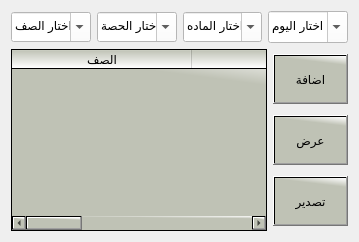
                         <widget class="QWidget" name="tab_310">
                          <attribute name="title">
                           <string>اضافة جدوا جديد</string>
                          </attribute>
                          <layout class="QGridLayout" name="gridLayout_29">
                           <item row="0" column="0">
                            <layout class="QHBoxLayout" name="horizontalLayout_22">
                             <item>
                              <layout class="QVBoxLayout" name="verticalLayout_22" stretch="15,85">
                               <item>
                                <layout class="QHBoxLayout" name="horizontalLayout_16">
                                 <item>
                                  <widget class="QComboBox" name="combChosseClass">
                                   <property name="maximumSize">
                                    <size>
                                     <width>150</width>
                                     <height>30</height>
                                    </size>
                                   </property>
                                   <property name="styleSheet">
                                    <string notr="true">color: rgb(0, 0, 0);
font: 10pt &quot;MS Shell Dlg 2&quot;;
background-color: rgb(255, 255, 255);</string>
                                   </property>
                                   <property name="editable">
                                    <bool>true</bool>
                                   </property>
                                   <property name="currentText">
                                    <string>اختار الصف</string>
                                   </property>
                                  </widget>
                                 </item>
                                 <item>
                                  <widget class="QComboBox" name="combChosseSession">
                                   <property name="maximumSize">
                                    <size>
                                     <width>150</width>
                                     <height>30</height>
                                    </size>
                                   </property>
                                   <property name="styleSheet">
                                    <string notr="true">color: rgb(0, 0, 0);
font: 10pt &quot;MS Shell Dlg 2&quot;;
background-color: rgb(255, 255, 255);</string>
                                   </property>
                                   <property name="editable">
                                    <bool>true</bool>
                                   </property>
                                   <property name="currentText">
                                    <string>اختار الحصة</string>
                                   </property>
                                  </widget>
                                 </item>
                                 <item>
                                  <widget class="QComboBox" name="combChosseSubject">
                                   <property name="maximumSize">
                                    <size>
                                     <width>150</width>
                                     <height>30</height>
                                    </size>
                                   </property>
                                   <property name="styleSheet">
                                    <string notr="true">color: rgb(0, 0, 0);
font: 10pt &quot;MS Shell Dlg 2&quot;;
background-color: rgb(255, 255, 255);</string>
                                   </property>
                                   <property name="editable">
                                    <bool>true</bool>
                                   </property>
                                   <property name="currentText">
                                    <string>اختار الماده</string>
                                   </property>
                                  </widget>
                                 </item>
                                 <item>
                                  <widget class="QComboBox" name="combChosseDay">
                                   <property name="maximumSize">
                                    <size>
                                     <width>150</width>
                                     <height>40</height>
                                    </size>
                                   </property>
                                   <property name="styleSheet">
                                    <string notr="true">color: rgb(0, 0, 0);
font: 10pt &quot;MS Shell Dlg 2&quot;;
background-color: rgb(255, 255, 255);</string>
                                   </property>
                                   <property name="editable">
                                    <bool>true</bool>
                                   </property>
                                   <property name="currentText">
                                    <string>اختار اليوم</string>
                                   </property>
                                   <property name="sizeAdjustPolicy">
                                    <enum>QComboBox::AdjustToContentsOnFirstShow</enum>
                                   </property>
                                   <property name="modelColumn">
                                    <number>0</number>
                                   </property>
                                   <item>
                                    <property name="text">
                                     <string>اختار اليوم</string>
                                    </property>
                                   </item>
                                  </widget>
                                 </item>
                                </layout>
                               </item>
                               <item>
                                <layout class="QGridLayout" name="gridLayout_6">
                                 <item row="0" column="1">
                                  <layout class="QVBoxLayout" name="verticalLayout_21">
                                   <item>
                                    <widget class="QPushButton" name="btnAddNewStudentSchedule">
                                     <property name="maximumSize">
                                      <size>
                                       <width>150</width>
                                       <height>50</height>
                                      </size>
                                     </property>
                                     <property name="layoutDirection">
                                      <enum>Qt::LeftToRight</enum>
                                     </property>
                                     <property name="styleSheet">
                                      <string notr="true">background-color: qlineargradient(spread:pad, x1:0.964478, y1:0.193, x2:1, y2:0, stop:0 rgba(191, 194, 181, 255), stop:1 rgba(255, 255, 255, 255));
color:rgb(0, 0, 0);

font: 18pt &quot;Mohammad Annoktah&quot;;

font: 15pt &quot;PT Bold Heading&quot;;</string>
                                     </property>
                                     <property name="text">
                                      <string>اضافة</string>
                                     </property>
                                     <property name="icon">
                                      <iconset>
                                       <normaloff>نظام المدرسة/اضافة.svg</normaloff>نظام المدرسة/اضافة.svg</iconset>
                                     </property>
                                     <property name="iconSize">
                                      <size>
                                       <width>30</width>
                                       <height>30</height>
                                      </size>
                                     </property>
                                    </widget>
                                   </item>
                                   <item>
                                    <widget class="QPushButton" name="btnAddNewTeacher_66">
                                     <property name="maximumSize">
                                      <size>
                                       <width>150</width>
                                       <height>50</height>
                                      </size>
                                     </property>
                                     <property name="layoutDirection">
                                      <enum>Qt::LeftToRight</enum>
                                     </property>
                                     <property name="styleSheet">
                                      <string notr="true">background-color: qlineargradient(spread:pad, x1:0.964478, y1:0.193, x2:1, y2:0, stop:0 rgba(191, 194, 181, 255), stop:1 rgba(255, 255, 255, 255));
color:rgb(0, 0, 0);

font: 18pt &quot;Mohammad Annoktah&quot;;

font: 15pt &quot;PT Bold Heading&quot;;</string>
                                     </property>
                                     <property name="text">
                                      <string>عرض</string>
                                     </property>
                                     <property name="icon">
                                      <iconset>
                                       <normaloff>نظام المدرسة/بحث.svg</normaloff>نظام المدرسة/بحث.svg</iconset>
                                     </property>
                                     <property name="iconSize">
                                      <size>
                                       <width>30</width>
                                       <height>30</height>
                                      </size>
                                     </property>
                                    </widget>
                                   </item>
                                   <item>
                                    <widget class="QPushButton" name="pushButton_3">
                                     <property name="maximumSize">
                                      <size>
                                       <width>200</width>
                                       <height>50</height>
                                      </size>
                                     </property>
                                     <property name="layoutDirection">
                                      <enum>Qt::LeftToRight</enum>
                                     </property>
                                     <property name="styleSheet">
                                      <string notr="true">background-color: qlineargradient(spread:pad, x1:0.964478, y1:0.193, x2:1, y2:0, stop:0 rgba(191, 194, 181, 255), stop:1 rgba(255, 255, 255, 255));
color:rgb(0, 0, 0);

font: 18pt &quot;Mohammad Annoktah&quot;;

font: 15pt &quot;PT Bold Heading&quot;;</string>
                                     </property>
                                     <property name="text">
                                      <string>تصدير</string>
                                     </property>
                                     <property name="icon">
                                      <iconset>
                                       <normaloff>نظام المدرسة/تصدير.svg</normaloff>نظام المدرسة/تصدير.svg</iconset>
                                     </property>
                                     <property name="iconSize">
                                      <size>
                                       <width>30</width>
                                       <height>30</height>
                                      </size>
                                     </property>
                                    </widget>
                                   </item>
                                  </layout>
                                 </item>
                                 <item row="0" column="0">
                                  <widget class="QTableWidget" name="tableWidget">
                                   <property name="mouseTracking">
                                    <bool>false</bool>
                                   </property>
                                   <property name="styleSheet">
                                    <string notr="true">background-color: qlineargradient(spread:pad, x1:0.964478, y1:0.193, x2:1, y2:0, stop:0 rgba(191, 194, 181, 255), stop:1 rgba(255, 255, 255, 255));
color:rgb(0, 0, 0);

</string>
                                   </property>
                                   <attribute name="horizontalHeaderDefaultSectionSize">
                                    <number>180</number>
                                   </attribute>
                                   <attribute name="horizontalHeaderMinimumSectionSize">
                                    <number>71</number>
                                   </attribute>
                                   <column>
                                    <property name="text">
                                     <string>الصف</string>
                                    </property>
                                   </column>
                                   <column>
                                    <property name="text">
                                     <string>الحصه</string>
                                    </property>
                                   </column>
                                   <column>
                                    <property name="text">
                                     <string>الماده</string>
                                    </property>
                                   </column>
                                   <column>
                                    <property name="text">
                                     <string>اليوم</string>
                                    </property>
                                   </column>
                                  </widget>
                                 </item>
                                </layout>
                               </item>
                              </layout>
                             </item>
                            </layout>
                           </item>
                          </layout>
                         </widget>
